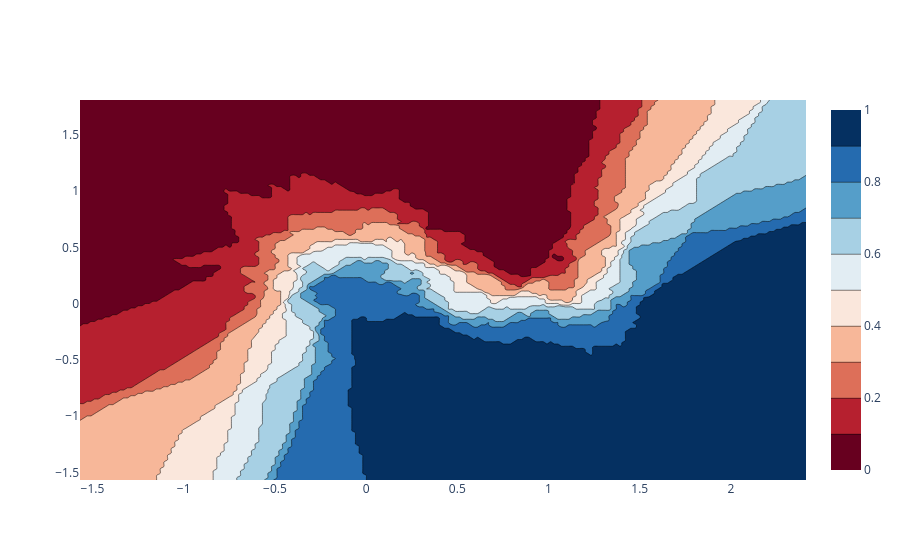

Notebook cell for this chart:
### Code cell
x_min, x_max = x[:,0].min() - margin, x[:,0].max() + margin
y_min, y_max = x[:,0].min() - margin, x[:,1].max() + margin
xrange = np.arange(x_min, x_max, mesh_size)
yrange = np.arange(y_min, y_max, mesh_size)
xx, yy = np.meshgrid(xrange,yrange)

clf = KNeighborsClassifier(15, weights='uniform')
clf.fit(x,y)
z = clf.predict_proba(np.c_[xx.ravel(), yy.ravel()])[:,1]
z = z.reshape(xx.shape)

fig = go.Figure(data=[
    go.Contour(
        x=xrange,
        y=yrange,
        z=z,
        colorscale='RdBu'
    )
])
fig.show()

### Figure 1 — Plotly figure (JSON) as saved in the notebook; plotly's stock layout.template omitted (floating-point values rounded to 4 significant figures; data arrays with more than 128 entries replaced by an {"elided": "..."} marker saying what was removed)
{"data": [{"colorscale": [[0, "rgb(103,0,31)"], [0.1, "rgb(178,24,43)"], [0.2, "rgb(214,96,77)"], [0.3, "rgb(244,165,130)"], [0.4, "rgb(253,219,199)"], [0.5, "rgb(247,247,247)"], [0.6, "rgb(209,229,240)"], [0.7, "rgb(146,197,222)"], [0.8, "rgb(67,147,195)"], [0.9, "rgb(33,102,172)"], [1, "rgb(5,48,97)"]], "type": "contour", "x": {"elided": "200 float values"}, "y": {"elided": "170 float values"}, "z": {"elided": "170x200 float values"}}], "layout": {}}
